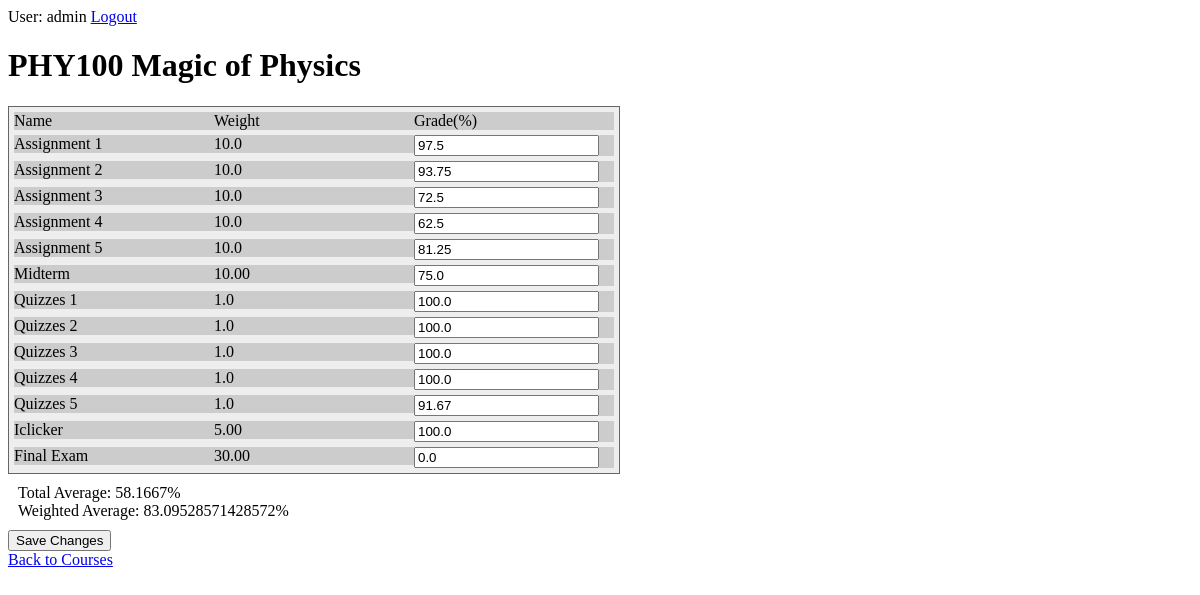
The app's page /courses/18/ (signed in) with its own data.
### courses/models.py (models this page shows, shortened)
class Course(models.Model):
    course_code = models.CharField(max_length=20)
    course_name = models.CharField(max_length=200)
    def validate_weight(self):
        weight = 0.0
        assessments = Assessment.objects.filter(course=self)
        for assessment in assessments:
            weight += float(assessment.weight)
        return (weight == 100.0)
    def getTotalAverage(self, user_id):
        if not Course.validate_weight(self):
            return 0.0
        mark = 0.0
        assessments = Assessment.objects.filter(course=self)
        for asm in assessments:
            grades = Grade.objects.filter(assessment=asm, user_id=user_id)
            weight = asm.weight/asm.components
            for grade in grades:
                mark += float(grade.mark) * float(weight) / 100
        return mark
    def getWeightedAverage(self, user_id):
        if not Course.validate_weight(self):
            return 0.0
        mark = 0.0
        availableMark = 0.0
        assessments = Assessment.objects.filter(course=self)
        for asm in assessments:
            grades = Grade.objects.filter(assessment=asm, user_id=user_id)
            weight = asm.weight/asm.components
            for grade in grades:
                if grade.mark > 0:
                    availableMark += float(weight)
                mark += (float(grade.mark)/100) * float(weight)
        if not availableMark: return 0
        return mark/availableMark * 100

class Assessment(models.Model):
    course = models.ForeignKey(Course, on_delete=models.CASCADE)
    name = models.CharField(max_length=100)
    components = models.IntegerField(default=1)
    weight = models.DecimalField(decimal_places=2, max_digits=4)

class Grade(models.Model):
    user_id = models.IntegerField(default=1)
    assessment = models.ForeignKey(Assessment, on_delete=models.CASCADE)
    mark = models.FloatField(default=0.0)
    component = models.IntegerField(default=1)

### courses/views.py (the view)
# urls.py: path('<int:pk>/', views.DetailView.as_view(), name='detail'),
class DetailView(generic.DetailView):
    model = Course
    template_name = 'courses/detail.html'
    def get_queryset(self):
        return Course.objects

### courses/templatetags/courses_extra.py (called while the page is built)
@register.filter
def filter_range(start, end):
    return range(start, end+1)

@register.filter
def div(value, arg):
    return int(value) / int(arg)

@register.simple_tag
def getMark(assessment_id, c, user_id):
    a = Assessment.objects.get(pk=assessment_id)
    try:
        return float(a.grade_set.get(component=c, user_id=user_id).mark)
    except(Grade.DoesNotExist):
        return 0.0

@register.filter
def getTotalAverage(course_id, user_id):
    c = Course.objects.get(pk=course_id)
    return c.getTotalAverage(user_id)

@register.filter
def getWeightedAverage(course_id, user_id):
    c = Course.objects.get(pk=course_id)
    return c.getWeightedAverage(user_id)

### courses/templates/courses/detail.html (shortened to what this page needs)
{% load static %}
{% load courses_extra %}
<link rel="stylesheet" type="text/css" href="{% static 'courses/detail.css' %}">
{% if user.is_authenticated %}
<div id = "auth_nav">
User: {{ user.get_username }}  <a href="{% url 'logout'%}?next={{request.path}}">Logout</a>
</div>
<h1>{{ course.course_code }} {{course.course_name}}</h1>
<form action="{% url 'courses:set_grade' course.id %}" method="post">
    <div class="table">
        <div class="row">
            <div class="cell">Name</div>
            <div class="cell">Weight</div>
            <div class="cell">Grade(%)</div>
        </div>
        {% for assessment in course.assessment_set.all %}
        {% if assessment.components > 1 %}
        {% for i in 1|filter_range:assessment.components %}
        <div class="row">
            <div class="cell">{{assessment.name}} {{i}}</div>
            <div class="cell">{{assessment.weight|div:assessment.components}}</div>
            <div class="cell">
                <input type="text" name="{{assessment.id}}_{{i}}" value="{% getMark assessment.id i user.id %}" required
                    pattern="^(?:\d{1,2}(?:\.\d{1,2})?|100(?:\.0?0)?)" />
            </div>
        </div>
        {% endfor %}
        {% else%}
        <div class="row">
            <div class="cell">{{assessment.name}}</div>
            <div class="cell">{{assessment.weight}}</div>
            <div class="cell">
                <input type="text" name="{{assessment.id}}_1" value="{% getMark assessment.id 1 user.id %}" required
                    pattern="^(?:\d{1,2}(?:\.\d{1,2})?|100(?:\.0?0)?)" />
            </div>
        </div>
        {% endif %}
        {% endfor %}
    </div>
    <div class="average">
        <div class="total">Total Average: {{course.id|getTotalAverage:user.id}}%</div>
        <div class="weighted">Weighted Average: {{course.id|getWeightedAverage:user.id}}%</div>
    </div>
    <input type="submit" value="Save Changes">
    <div>
        <a href="{% url 'courses:index' %}"> Back to Courses</a>
    </div>
</form>
{% else %}
<p> You are not authenticated, please
<a href="{% url 'login'%}?next={{request.path}}">Login</a></p>
{% endif %}

### courses/static/courses/detail.css (style rules this page uses)
.table { display: table; width: auto; background-color: #eee; border: 1px solid #666666; border-spacing: 5px; }
.row { display: table-row; width: auto; clear: both; }
.cell { float: left; display: table-column; width: 200px; background-color: #ccc; }
.average { margin: 10px; }

### records on screen
Course: course_code "PHY100", course_name "Magic of Physics", id|getTotalAverage "58.1667", id|getWeightedAverage "83.09528571428572"
Assessment: name "Assignment" "Assignment" "Assignment" "Assignment" "Assignment", 1 "1" "2" "3" "4" "5", weight|div "10.0" "10.0" "10.0" "10.0" "10.0", id.mark "97.5" "93.75" "72.5" "62.5" "81.25"
Assessment: name "Midterm", weight "10.00", id.mark "75.0"
Assessment: name "Quizzes" "Quizzes" "Quizzes" "Quizzes" "Quizzes", 1 "1" "2" "3" "4" "5", weight|div "1.0" "1.0" "1.0" "1.0" "1.0", id.mark "100.0" "100.0" "100.0" "100.0" "91.67"
Assessment: name "Iclicker", weight "5.00", id.mark "100.0"
Assessment: name "Final Exam", weight "30.00", id.mark "0.0"

### other values on screen
{{ user.get_username }} "admin"
